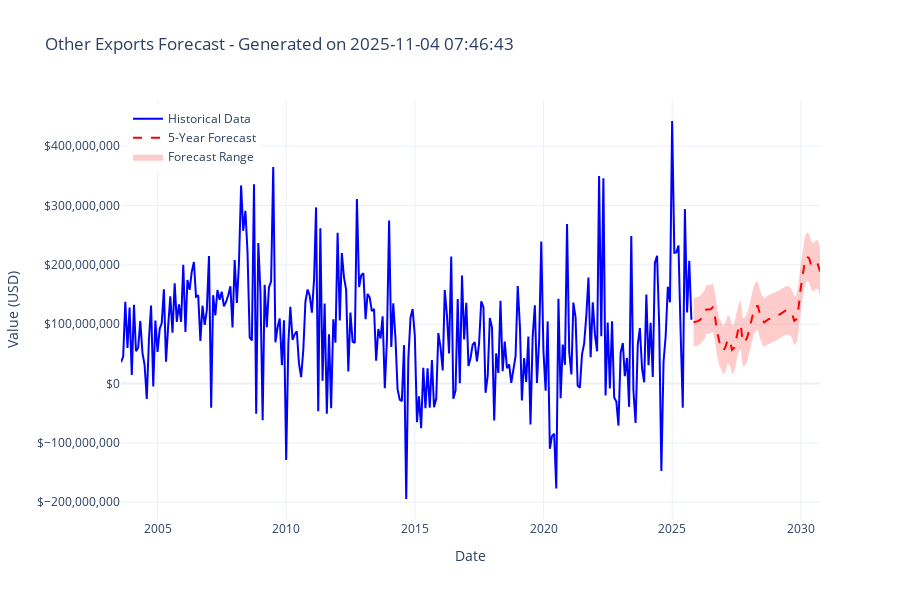

The cell this chart's notebook holds for it:
### Code cell
import numpy as np
import pandas as pd
import matplotlib.pyplot as plt
import plotly.express as px
import plotly.graph_objects as go
from sklearn.preprocessing import StandardScaler
from tensorflow.keras.models import load_model
from tensorflow.keras.losses import MeanSquaredError
from tensorflow.keras.metrics import MeanAbsoluteError
import tensorflow as tf
import pickle
import warnings
warnings.filterwarnings('ignore')

def load_forecasting_model(model_path, scaler_path, info_path):
    """
    Load the pre-trained LSTM model and associated files
    """
    print("Loading forecasting model...")

    # Load model with custom objects
    custom_objects = {
        'mse': MeanSquaredError(),
        'mae': MeanAbsoluteError()
    }

    try:
        model = load_model(model_path, custom_objects=custom_objects)
        print("✓ Model loaded successfully")
    except Exception as e:
        print(f"Error loading model: {e}")
        # Try alternative loading method
        try:
            model = load_model(model_path, compile=False)
            model.compile(optimizer='adam', loss='mse', metrics=['mae'])
            print("✓ Model loaded without original compilation")
        except Exception as e2:
            print(f"Alternative loading also failed: {e2}")
            raise

    # Load scaler
    with open(scaler_path, 'rb') as f:
        scaler = pickle.load(f)
    print("✓ Scaler loaded successfully")

    # Load model info
    with open(info_path, 'rb') as f:
        model_info = pickle.load(f)
    print("✓ Model info loaded successfully")

    return model, scaler, model_info

def prepare_input_data(df, time_steps, scaler):
    """
    Prepare the input data for forecasting
    """
    # Scale the data
    data_scaled = scaler.transform(df[['Value']])

    # Get the last sequence for forecasting
    last_sequence = data_scaled[-time_steps:].flatten()

    return last_sequence, data_scaled

def generate_forecast(model, last_sequence, n_steps, time_steps):
    """
    Generate forecast using the pre-trained model
    """
    future_predictions_scaled = []
    current_sequence = last_sequence.copy()

    for _ in range(n_steps):
        # Get the prediction
        next_pred = model.predict(current_sequence.reshape(1, time_steps, 1), verbose=0)
        future_predictions_scaled.append(next_pred[0, 0])

        # Update the sequence
        current_sequence = np.roll(current_sequence, -1)
        current_sequence[-1] = next_pred[0, 0]

    return np.array(future_predictions_scaled)

def main():
    # File paths
    MODEL_PATH = '../models/export_by_com_model.h5'
    SCALER_PATH = '../models/export_by_com_scaler.pkl'
    INFO_PATH = '../models/export_by_com_info.pkl'

    # Load the model and components
    model, scaler, model_info = load_forecasting_model(MODEL_PATH, SCALER_PATH, INFO_PATH)

    # Display model information
    print("\n" + "="*50)
    print("MODEL INFORMATION")
    print("="*50)
    for key, value in model_info.items():
        print(f"{key}: {value}")

    # Prepare input data
    time_steps = model_info['time_steps']
    last_sequence, data_scaled = prepare_input_data(df, time_steps, scaler)

    print(f"\nUsing last {time_steps} months for forecasting...")
    print(f"Last available date in data: {df.index[-1]}")

    # Generate forecast
    n_steps = 60  # 5 years
    future_predictions_scaled = generate_forecast(model, last_sequence, n_steps, time_steps)

    # Inverse transform to get actual values
    future_predictions = scaler.inverse_transform(future_predictions_scaled.reshape(-1, 1)).flatten()

    # Create future dates
    last_date = df.index[-1]
    future_dates = pd.date_range(
        start=last_date + pd.DateOffset(months=1),
        periods=n_steps,
        freq='M'
    )

    # Create forecast DataFrame
    forecast_df = pd.DataFrame({
        'Date': future_dates,
        'Forecast_USD': future_predictions,
        'Forecast_Thousand_USD': future_predictions / 1000,
        'Type': 'Forecast'
    })

    # Create historical DataFrame for plotting
    historical_df = pd.DataFrame({
        'Date': df.index,
        'Value': df['Value'],
        'Type': 'Historical'
    })

    return forecast_df, historical_df, model_info

def create_forecast_visualization(historical_df, forecast_df, model_info):
    """
    Create an interactive visualization of the forecast
    """
    # Create the plot
    fig = go.Figure()

    # Add historical data
    fig.add_trace(go.Scatter(
        x=historical_df['Date'],
        y=historical_df['Value'],
        mode='lines',
        name='Historical Data',
        line=dict(color='blue', width=2),
        hovertemplate='Date: %{x}<br>Value: $%{y:,.0f}<extra></extra>'
    ))

    # Add forecast data
    fig.add_trace(go.Scatter(
        x=forecast_df['Date'],
        y=forecast_df['Forecast_USD'],
        mode='lines',
        name='5-Year Forecast',
        line=dict(color='red', width=2, dash='dash'),
        hovertemplate='Date: %{x}<br>Forecast: $%{y:,.0f}<extra></extra>'
    ))

    # Add confidence interval (using forecast std)
    forecast_std = np.std(forecast_df['Forecast_USD'])
    fig.add_trace(go.Scatter(
        x=forecast_df['Date'].tolist() + forecast_df['Date'].tolist()[::-1],
        y=(forecast_df['Forecast_USD'] + forecast_std).tolist() +
           (forecast_df['Forecast_USD'] - forecast_std).tolist()[::-1],
        fill='toself',
        fillcolor='rgba(255,0,0,0.2)',
        line=dict(color='rgba(255,255,255,0)'),
        name='Forecast Range',
        showlegend=True,
        hoverinfo='skip'
    ))

    # Update layout
    fig.update_layout(
        title=f"Other Exports Forecast - Generated on {model_info['training_date']}",
        xaxis_title='Date',
        yaxis_title='Value (USD)',
        hovermode='x unified',
        template='plotly_white',
        height=600,
        legend=dict(
            yanchor="top",
            y=0.99,
            xanchor="left",
            x=0.01
        ),
        yaxis=dict(
            tickprefix='$',
            tickformat=',.0f'
        )
    )
    fig.write_json("../saved_plots/commodities_export.json")

    return fig

def export_forecast_results(forecast_df, filename='../saved_analysis/export_forecast_results.csv'):
    """
    Export forecast results to CSV
    """
    # Create a detailed export DataFrame
    export_df = forecast_df.copy()
    export_df['Year'] = export_df['Date'].dt.year
    export_df['Month'] = export_df['Date'].dt.month_name()

    # Reorder columns for better readability
    export_df = export_df[['Date', 'Year', 'Month', 'Forecast_USD', 'Forecast_Thousand_USD']]

    # Save to CSV
    export_df.to_csv(filename, index=False)
    print(f"✓ Forecast results exported to {filename}")

    return export_df

# Simple App Integration Class
class ExportForecaster:
    def __init__(self, model_path, scaler_path, info_path):
        """Initialize the forecaster with pre-trained model"""
        self.model, self.scaler, self.model_info = load_forecasting_model(model_path, scaler_path, info_path)
        self.time_steps = self.model_info['time_steps']

    def prepare_input(self, data):
        """Prepare input data for forecasting"""
        data_scaled = self.scaler.transform(data[['Value']])
        last_sequence = data_scaled[-self.time_steps:].flatten()
        return last_sequence

    def forecast(self, data, n_months=60):
        """Generate forecast for specified number of months"""
        last_sequence = self.prepare_input(data)

        predictions_scaled = []
        current_seq = last_sequence.copy()

        for _ in range(n_months):
            next_pred = self.model.predict(current_seq.reshape(1, self.time_steps, 1), verbose=0)
            predictions_scaled.append(next_pred[0, 0])
            current_seq = np.roll(current_seq, -1)
            current_seq[-1] = next_pred[0, 0]

        predictions = self.scaler.inverse_transform(np.array(predictions_scaled).reshape(-1, 1)).flatten()

        # Create result DataFrame
        last_date = data.index[-1]
        future_dates = pd.date_range(
            start=last_date + pd.DateOffset(months=1),
            periods=n_months,
            freq='M'
        )

        result_df = pd.DataFrame({
            'date': future_dates,
            'forecast_usd': predictions,
            'forecast_thousand_usd': predictions / 1000
        })

        return result_df

# Execute the forecasting
print("Starting forecast generation...")
try:
    # Generate forecasts
    forecast_df, historical_df, model_info = main()

    # Display forecast statistics
    print("\n" + "="*50)
    print("FORECAST STATISTICS (Next 5 Years)")
    print("="*50)
    print(f"Average Monthly Forecast: ${forecast_df['Forecast_USD'].mean():,.0f}")
    print(f"Maximum Forecast: ${forecast_df['Forecast_USD'].max():,.0f}")
    print(f"Minimum Forecast: ${forecast_df['Forecast_USD'].min():,.0f}")
    print(f"Forecast Standard Deviation: ${forecast_df['Forecast_USD'].std():,.0f}")

    # Create visualization
    fig = create_forecast_visualization(historical_df, forecast_df, model_info)
    fig.show()

    # Export results
    export_df = export_forecast_results(forecast_df)

    # Display first 12 months of forecast
    print("\n" + "="*50)
    print("FIRST 12 MONTHS OF FORECAST")
    print("="*50)
    print(export_df.head(12).to_string(index=False))

    # Additional: Yearly summary
    print("\n" + "="*50)
    print("YEARLY FORECAST SUMMARY")
    print("="*50)
    yearly_summary = export_df.groupby('Year').agg({
        'Forecast_USD': ['mean', 'sum', 'min', 'max']
    }).round(0)
    yearly_summary.columns = ['Avg_Monthly', 'Yearly_Total', 'Min_Monthly', 'Max_Monthly']
    print(yearly_summary)

except Exception as e:
    print(f"Error during forecasting: {e}")
    print("Trying alternative approach...")

    # Alternative: Load model without custom objects
    try:
        # model = load_model('/content/lstm_export_forecast_model.h5', compile=False)
        # model.compile(optimizer='adam', loss='mse')
        # print("Model loaded with simple compilation")

        # # Continue with forecasting...
        # with open('/content/scaler.pkl', 'rb') as f:
        #     scaler = pickle.load(f)
        # with open('/content/model_info.pkl', 'rb') as f:
        #     model_info = pickle.load(f)

        print("Alternative loading successful!")

    except Exception as e2:
        print(f"Alternative approach also failed: {e2}")

print("\nForecast generation completed!")

### Figure 1 — Plotly figure (JSON) as saved in the notebook; plotly's stock layout.template omitted (floating-point values rounded to 4 significant figures; data arrays with more than 128 entries replaced by an {"elided": "..."} marker saying what was removed)
{"data": [{"hovertemplate": "Date: %{x}<br>Value: $%{y:,.0f}<extra></extra>", "line": {"color": "blue", "width": 2}, "mode": "lines", "name": "Historical Data", "type": "scatter", "x": {"elided": "267 str values"}, "y": {"elided": "267 float values"}}, {"hovertemplate": "Date: %{x}<br>Forecast: $%{y:,.0f}<extra></extra>", "line": {"color": "red", "dash": "dash", "width": 2}, "mode": "lines", "name": "5-Year Forecast", "type": "scatter", "x": ["2025-10-31T00:00:00.000000000", "2025-11-30T00:00:00.000000000", "2025-12-31T00:00:00.000000000", "2026-01-31T00:00:00.000000000", "2026-02-28T00:00:00.000000000", "2026-03-31T00:00:00.000000000", "2026-04-30T00:00:00.000000000", "2026-05-31T00:00:00.000000000", "2026-06-30T00:00:00.000000000", "2026-07-31T00:00:00.000000000", "2026-08-31T00:00:00.000000000", "2026-09-30T00:00:00.000000000", "2026-10-31T00:00:00.000000000", "2026-11-30T00:00:00.000000000", "2026-12-31T00:00:00.000000000", "2027-01-31T00:00:00.000000000", "2027-02-28T00:00:00.000000000", "2027-03-31T00:00:00.000000000", "2027-04-30T00:00:00.000000000", "2027-05-31T00:00:00.000000000", "2027-06-30T00:00:00.000000000", "2027-07-31T00:00:00.000000000", "2027-08-31T00:00:00.000000000", "2027-09-30T00:00:00.000000000", "2027-10-31T00:00:00.000000000", "2027-11-30T00:00:00.000000000", "2027-12-31T00:00:00.000000000", "2028-01-31T00:00:00.000000000", "2028-02-29T00:00:00.000000000", "2028-03-31T00:00:00.000000000", "2028-04-30T00:00:00.000000000", "2028-05-31T00:00:00.000000000", "2028-06-30T00:00:00.000000000", "2028-07-31T00:00:00.000000000", "2028-08-31T00:00:00.000000000", "2028-09-30T00:00:00.000000000", "2028-10-31T00:00:00.000000000", "2028-11-30T00:00:00.000000000", "2028-12-31T00:00:00.000000000", "2029-01-31T00:00:00.000000000", "2029-02-28T00:00:00.000000000", "2029-03-31T00:00:00.000000000", "2029-04-30T00:00:00.000000000", "2029-05-31T00:00:00.000000000", "2029-06-30T00:00:00.000000000", "2029-07-31T00:00:00.000000000", "2029-08-31T00:00:00.000000000", "2029-09-30T00:00:00.000000000", "2029-10-31T00:00:00.000000000", "2029-11-30T00:00:00.000000000", "2029-12-31T00:00:00.000000000", "2030-01-31T00:00:00.000000000", "2030-02-28T00:00:00.000000000", "2030-03-31T00:00:00.000000000", "2030-04-30T00:00:00.000000000", "2030-05-31T00:00:00.000000000", "2030-06-30T00:00:00.000000000", "2030-07-31T00:00:00.000000000", "2030-08-31T00:00:00.000000000", "2030-09-30T00:00:00.000000000"], "y": [103400000.0, 103800000.0, 105200000.0, 107200000.0, 111200000.0, 115300000.0, 124800000.0, 124500000.0, 125300000.0, 128600000.0, 112800000.0, 87770000.0, 70780000.0, 62070000.0, 55690000.0, 63180000.0, 74520000.0, 71810000.0, 56870000.0, 60220000.0, 77210000.0, 93000000.0, 99610000.0, 69470000.0, 70870000.0, 77610000.0, 90630000.0, 108300000.0, 121900000.0, 129900000.0, 130900000.0, 117100000.0, 107200000.0, 103100000.0, 106000000.0, 108500000.0, 109800000.0, 111200000.0, 112700000.0, 114300000.0, 116300000.0, 118400000.0, 120800000.0, 123300000.0, 123400000.0, 121700000.0, 116800000.0, 105700000.0, 108600000.0, 128600000.0, 161200000.0, 189100000.0, 206600000.0, 214000000.0, 210700000.0, 198200000.0, 195500000.0, 200200000.0, 200800000.0, 188800000.0]}, {"fill": "toself", "fillcolor": "rgba(255,0,0,0.2)", "hoverinfo": "skip", "line": {"color": "rgba(255,255,255,0)"}, "name": "Forecast Range", "showlegend": true, "type": "scatter", "x": ["2025-10-31T00:00:00", "2025-11-30T00:00:00", "2025-12-31T00:00:00", "2026-01-31T00:00:00", "2026-02-28T00:00:00", "2026-03-31T00:00:00", "2026-04-30T00:00:00", "2026-05-31T00:00:00", "2026-06-30T00:00:00", "2026-07-31T00:00:00", "2026-08-31T00:00:00", "2026-09-30T00:00:00", "2026-10-31T00:00:00", "2026-11-30T00:00:00", "2026-12-31T00:00:00", "2027-01-31T00:00:00", "2027-02-28T00:00:00", "2027-03-31T00:00:00", "2027-04-30T00:00:00", "2027-05-31T00:00:00", "2027-06-30T00:00:00", "2027-07-31T00:00:00", "2027-08-31T00:00:00", "2027-09-30T00:00:00", "2027-10-31T00:00:00", "2027-11-30T00:00:00", "2027-12-31T00:00:00", "2028-01-31T00:00:00", "2028-02-29T00:00:00", "2028-03-31T00:00:00", "2028-04-30T00:00:00", "2028-05-31T00:00:00", "2028-06-30T00:00:00", "2028-07-31T00:00:00", "2028-08-31T00:00:00", "2028-09-30T00:00:00", "2028-10-31T00:00:00", "2028-11-30T00:00:00", "2028-12-31T00:00:00", "2029-01-31T00:00:00", "2029-02-28T00:00:00", "2029-03-31T00:00:00", "2029-04-30T00:00:00", "2029-05-31T00:00:00", "2029-06-30T00:00:00", "2029-07-31T00:00:00", "2029-08-31T00:00:00", "2029-09-30T00:00:00", "2029-10-31T00:00:00", "2029-11-30T00:00:00", "2029-12-31T00:00:00", "2030-01-31T00:00:00", "2030-02-28T00:00:00", "2030-03-31T00:00:00", "2030-04-30T00:00:00", "2030-05-31T00:00:00", "2030-06-30T00:00:00", "2030-07-31T00:00:00", "2030-08-31T00:00:00", "2030-09-30T00:00:00", "2030-09-30T00:00:00", "2030-08-31T00:00:00", "2030-07-31T00:00:00", "2030-06-30T00:00:00", "2030-05-31T00:00:00", "2030-04-30T00:00:00", "2030-03-31T00:00:00", "2030-02-28T00:00:00", "2030-01-31T00:00:00", "2029-12-31T00:00:00", "2029-11-30T00:00:00", "2029-10-31T00:00:00", "2029-09-30T00:00:00", "2029-08-31T00:00:00", "2029-07-31T00:00:00", "2029-06-30T00:00:00", "2029-05-31T00:00:00", "2029-04-30T00:00:00", "2029-03-31T00:00:00", "2029-02-28T00:00:00", "2029-01-31T00:00:00", "2028-12-31T00:00:00", "2028-11-30T00:00:00", "2028-10-31T00:00:00", "2028-09-30T00:00:00", "2028-08-31T00:00:00", "2028-07-31T00:00:00", "2028-06-30T00:00:00", "2028-05-31T00:00:00", "2028-04-30T00:00:00", "2028-03-31T00:00:00", "2028-02-29T00:00:00", "2028-01-31T00:00:00", "2027-12-31T00:00:00", "2027-11-30T00:00:00", "2027-10-31T00:00:00", "2027-09-30T00:00:00", "2027-08-31T00:00:00", "2027-07-31T00:00:00", "2027-06-30T00:00:00", "2027-05-31T00:00:00", "2027-04-30T00:00:00", "2027-03-31T00:00:00", "2027-02-28T00:00:00", "2027-01-31T00:00:00", "2026-12-31T00:00:00", "2026-11-30T00:00:00", "2026-10-31T00:00:00", "2026-09-30T00:00:00", "2026-08-31T00:00:00", "2026-07-31T00:00:00", "2026-06-30T00:00:00", "2026-05-31T00:00:00", "2026-04-30T00:00:00", "2026-03-31T00:00:00", "2026-02-28T00:00:00", "2026-01-31T00:00:00", "2025-12-31T00:00:00", "2025-11-30T00:00:00", "2025-10-31T00:00:00"], "y": [144219232, 144656768, 146051424, 148004704, 152027728, 156158384, 165639456, 165368480, 166150688, 169434864, 153675872, 128612520, 111620536, 102906000, 96531232, 104020960, 115357408, 112650928, 97711152, 101063944, 118050832, 133844208, 140453376, 110307536, 111711080, 118454968, 131466408, 149116848, 162695600, 170693536, 171725472, 157897952, 148046976, 143936000, 146835136, 149308256, 150646080, 151993152, 153535824, 155179504, 157150192, 159225024, 161651968, 164103712, 164290080, 162491488, 157614848, 146553520, 149435856, 169399584, 202009440, 229902656, 247423200, 254815008, 251499584, 239030176, 236309472, 241066624, 241675552, 229652288, 147970560, 159993824, 159384896, 154627744, 157348480, 169817856, 173133312, 165741504, 148220960, 120327736, 87717872, 67754144, 64871808, 75933136, 80809776, 82608360, 82422008, 79970256, 77543320, 75468480, 73497792, 71854112, 70311440, 68964376, 67626536, 65153416, 62254280, 66365256, 76216248, 90043768, 89011824, 81013888, 67435136, 49784696, 36773256, 30029368, 28625824, 58771664, 52162496, 36369120, 19382232, 16029440, 30969216, 33675696, 22339244, 14849516, 21224292, 29938824, 46930808, 71994152, 87753152, 84468984, 83686768, 83957752, 74476672, 70346016, 66322984, 64369704, 62975056, 62537520]}], "layout": {"height": 600, "hovermode": "x unified", "legend": {"x": 0.01, "xanchor": "left", "y": 0.99, "yanchor": "top"}, "title": {"text": "Other Exports Forecast - Generated on 2025-11-04 07:46:43"}, "xaxis": {"title": {"text": "Date"}}, "yaxis": {"tickformat": ",.0f", "tickprefix": "$", "title": {"text": "Value (USD)"}}}}
